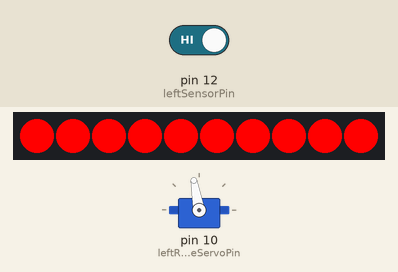
The sketch below on a simulated Arduino Uno, built with avr-gcc and run on an emulated ATmega328P. On the bench: servo, 10 RGB LEDs in strip order, left to right. The test bench sets the inputs (shaded band); at power-on: pin 12 (leftSensorPin) HIGH. Random numbers use the default seed unless the sketch sets one.

Above: at 1.2 s.
1.3 s: pin 12 (leftSensorPin) driven LOW
At 1.8 s:
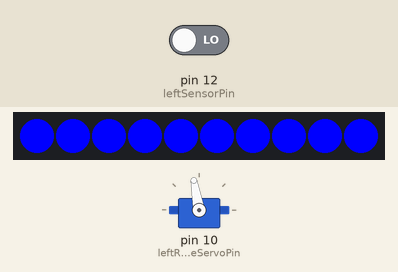
At 2.7 s:
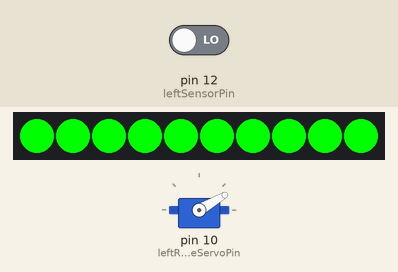
Timing chart, 0 to 4.4 s (numbered marks = the images above; inputs shaded):
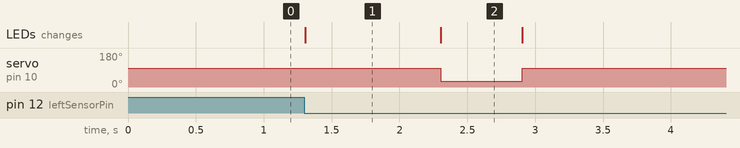

The sketch:

Box04_RetraceCode.ino
```cpp
#include <Adafruit_NeoPixel.h>
#include <Servo.h>

volatile unsigned long startLeftMillis;

int redColour = 0;
int greenColour = 0;
int blueColour = 0;

int downPos = 30;
int upPos = 100;

//----------------------------\\

Servo leftRetraceServo;
int leftRetraceServoPin = 10;
int leftRetraceServoPos = 0;

int leftSensorPin = 12;

int leftRetraceStripPin = 9;
int leftRetraceNumStripPixels = 10;

volatile bool leftBallStationary = false;
volatile bool runLeftRetrace = false;
volatile bool rotateLeftServo = false;
volatile bool tempflag = false;

//----------------------------\\

Adafruit_NeoPixel leftRetraceStrip(leftRetraceNumStripPixels, leftRetraceStripPin, NEO_GRB + NEO_KHZ800);

//----------------------------------------------------------------------------------------------------------------------------------------\\

void setup()
{
	unsigned long currentTime = millis();

  // Serial.begin(9600);

	leftRetraceServo.attach (leftRetraceServoPin);
	leftRetraceServo.write(downPos);

	leftRetraceStrip.begin();
	leftRetraceRedColour();

	pinMode(leftSensorPin, INPUT);
  digitalWrite(leftSensorPin, HIGH);

	PCICR |= B00000001;
	PCMSK0 |= B00010000;
}

void loop()
{
  //  Serial.println("Sensor NOT Triggered");
	if (runLeftRetrace == true)
	{
		if(leftBallStationary == true)
		{
			leftStationaryBall();
			leftBallStationary = false;
		}

		if(millis() - startLeftMillis >= 1000 && rotateLeftServo == true)
		{
			leftReleaseBall();
			rotateLeftServo = false;
		}

		if(millis() - startLeftMillis >= 1600 && tempflag == true)
		{
			leftRetraceRedColour();
			runLeftRetrace = false;
      tempflag = false;
		}
	}
}

/*
	The purpose of this function is to detect any changes in state
    of the input pins (sensor pins) and set the corresponding bool
    variables to true and record current time (where applicable)
*/
ISR(PCINT0_vect)
{
	if (digitalRead(leftSensorPin) == LOW)
	{
    // Serial.println("Sensor Triggered");
		startLeftMillis = millis();
		leftBallStationary = true;
		rotateLeftServo = true;
		runLeftRetrace = true;
    tempflag = true;
	}
  // else{
  //   Serial.println("Sensor NOT Triggered");
  // }
}

//----------------------------------------------------------------------------------------------------------------------------------------\\

/*
	The purpose of this function is to randomly generate a new colour for
    the strip lights
*/
void setColour()
{
	redColour = random(0, 255);
	greenColour = random(0,255);
	blueColour = random(0, 255);
}

//----------------------------------------------------------------------------------------------------------------------------------------\\

/*
	The purpose of this function is to show the marble is stationary by turning the
    retrace light strip to blue
*/
void leftStationaryBall()
{
	for (int i = 0; i < leftRetraceNumStripPixels; i++)
	{
		leftRetraceStrip.setPixelColor(i, leftRetraceStrip.Color(0, 0, 255));
		leftRetraceStrip.show();
	}
}

/*
	The purpose of this function is to show the marble is moving again by turning
    the light strip to green and rotating the servo
*/
void leftReleaseBall()
{
	for (int i = 0; i < leftRetraceNumStripPixels; i++)
	{
		leftRetraceStrip.setPixelColor(i, leftRetraceStrip.Color(0, 255, 0));
		leftRetraceStrip.show();
	}
  // Serial.println("ROTATE SERVO");
	leftRetraceServo.write(downPos);
}

/*
	The purpose of this function is to show that the ball cannot pass through by turning
    the light strip to red and rotating the servo up
*/
void leftRetraceRedColour()
{
	for (int i = 0; i < leftRetraceNumStripPixels; i++)
	{
		leftRetraceStrip.setPixelColor(i, leftRetraceStrip.Color(255, 0, 0));
		leftRetraceStrip.show();
	}
  // Serial.println("ROTATE SERVO");
	leftRetraceServo.write(upPos);
}
```

Measured:
- after the input at 1.3 s, servo on pin 10 (leftRetraceServoPin): 100° → 30° after 1.0 s, → 100° 0.60 s later; the LEDs: change at once (image 1)
- what the display in image 1 shows lasts 1.0 s, from 1.3 s to 2.3 s
- what the display in image 2 shows lasts 0.6 s, from 2.3 s to 2.9 s
